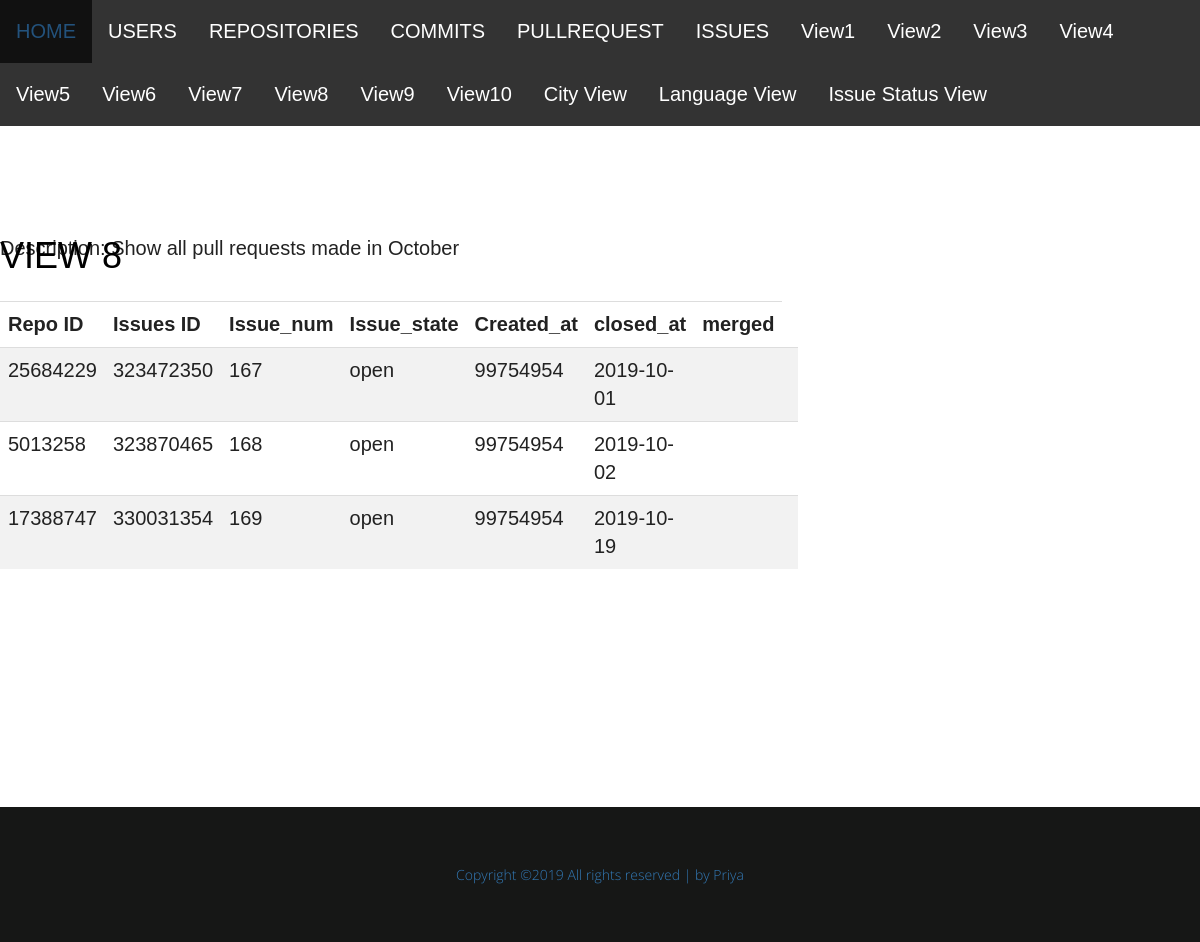
Page /frontendGitHub/View8.php on the committed database.
### tables this page shows
CREATE TABLE `pull_request` (
  `userID` int(11) NOT NULL,
  `pr_id` int(11) NOT NULL,
  `pr_num` int(11) DEFAULT NULL,
  `pr_state` varchar(45) DEFAULT NULL,
  `repo_id` int(10) NOT NULL,
  `created_at` varchar(45) NOT NULL,
  `closed_at` varchar(45) DEFAULT NULL,
  `merged_at` varchar(45) DEFAULT NULL,
  PRIMARY KEY (`pr_id`),
  KEY `repository_ID_idx` (`repo_id`),
  CONSTRAINT `repository_ID` FOREIGN KEY (`repo_id`) REFERENCES `repositories` (`repositoryID`) ON DELETE CASCADE ON UPDATE CASCADE
);

### frontendGitHub/View8.php (the view, shortened to what this page needs)
<?php
$host="127.0.0.1";
$port=3307;
$socket="";
$user="root";
$password="";
$dbname="Project2";
$con = new mysqli($host, $user, $password, $dbname, $port, $socket)
	or die ('Could not connect to the database server' . mysqli_connect_error());
?>
<!DOCTYPE html>
<html lang="en">
<head>
</head>
<body>
<ul>
  <li><a class="active" href="GITHUB_API.html">HOME</a></li>
  <li><a href="users.php">USERS</a></li>
  <li><a href="REPOSITORIES.php">REPOSITORIES</a></li>
  <li><a href="COMMITS.php">COMMITS</a></li>
  <li><a href="PULLREQUEST.php">PULLREQUEST</a></li>
  <li><a href="ISSUES.php">ISSUES</a></li>
  <li><a href="View1.php">View1</a></li>
  <li><a href="View2.php">View2</a></li>
  <li><a href="View3.php">View3</a></li>
  <li><a href="View4.php">View4</a></li>
  <li><a href="View5.php">View5</a></li>
  <li><a href="View6.php">View6</a></li>
  <li><a href="View7.php">View7</a></li>
  <li><a href="View8.php">View8</a></li>
  <li><a href="View9.php">View9</a></li>
  <li><a href="View10.php">View10</a></li>
  <li><a href="CityView.php">City View</a></li>
  <li><a href="LanguageView.php">Language View</a></li>
  <li><a href="IssueStatusView.php">Issue Status View</a></li>
</ul>
<link href="css/bootstrap.min.css" rel="stylesheet">
<link href="css/bootstrap-theme.min.css" rel="stylesheet">
<link href="css/font-awesome.min.css" rel="stylesheet">
<link rel="stylesheet" href="css/themify-icons.css">
<link rel="stylesheet" href="css/animate.css">
<link rel="stylesheet" href="css/style.css">
<br>
<div>
    <h1 class="hero-text">VIEW 8</h1>
</div>
<br><br>
    <p> Description: Show all pull requests made in October </p>
<br>
<table style="width:50%" class="table" id="dataTable" >
    <tr style="font-weight:bold"><td>Repo ID</td><td>Issues ID</td><td>Issue_num</td><td>Issue_state</td><td>Created_at</td><td>closed_at</td><td>merged</td></tr>
    <?php
        $sql = "SELECT *
                FROM pull_request
                WHERE (created_at >= DATE '2019-10-01') AND
                (closed_at <= DATE '2019-10-31');";
        $result = mysqli_query($con, $sql) or die("Bad Query: $sql");
        while ($row = mysqli_fetch_assoc($result)){
            echo"<tr><td>{$row['userID']}</td><td>{$row['pr_id']}</td><td>{$row['pr_num']}</td><td>{$row['pr_state']}</td><td>{$row['repo_id']}</td><td>{$row['created_at']}</td><td>{$row['closed_at']}</td><td>{$row['merged_at']}</td></tr>";
        }
    ?>
</table>
<br>
</body>
<section class="product-landing pro_d" data-scroll-index="1">
</section>
<footer class="footer-area">
    <div class="container">
        <div class="row text-center">
            <p class="copyright">
                <a>Copyright &copy;<script>document.write(new Date().getFullYear());</script> All rights reserved | by Priya</a>
            </p>
        </div>
    </div>
</footer>
</html>

### frontendGitHub/css/style.css (style rules this page uses)
body { font-family: 'Montserrat'; font-weight: 300; font-size: 20px; line-height: 35px; color: #222; }
a, .btn, button { text-decoration: none; outline: none; transition: all 0.6s ease-in-out; }
p { margin: 0px; }
ul, h1, h2, h3, h4, h5, h6 { margin: 0; list-style: none; padding: 0; margin: 0px; }
body { overflow-x: hidden; }
.hero-text { text-align: center; position: absolute; top: 25%; transform: translateY(-50%); left: 50%; transform: translateX(-50%); z-index: 9999; }
.product-landing { padding-top: 113px; padding-bottom: 70px; }
.footer-area { background: #161716; padding: 50px 0; }
.copyright { color: #97989b; font-size: 14px; font-family: 'Open Sans', sans-serif; font-weight: 400px; }

### frontendGitHub/View8.php (style rules this page uses)
ul { list-style-type: none; margin: 0; padding: 0; overflow: hidden; background-color: #333; }
li { float: left; }
li a { display: block; color: white; text-align: center; padding: 14px 16px; text-decoration: none; }
table { border-collapse: collapse; width: 100%; }
th, td { text-align: left; padding: 8px; }
tr:nth-child(even) { background-color: #f2f2f2; }
h1.hero-text { color: black; text-align: left; width: 100% !important; }
body { font-family: Arial, Helvetica, sans-serif; font-size: 20px; }

### rows in the picture
pull_request: userID "25684229", pr_id "323472350", pr_num "167", pr_state "open", repo "99754954", created_at "2019-10-01"
pull_request: userID "5013258", pr_id "323870465", pr_num "168", pr_state "open", repo "99754954", created_at "2019-10-02"
pull_request: userID "17388747", pr_id "330031354", pr_num "169", pr_state "open", repo "99754954", created_at "2019-10-19"
